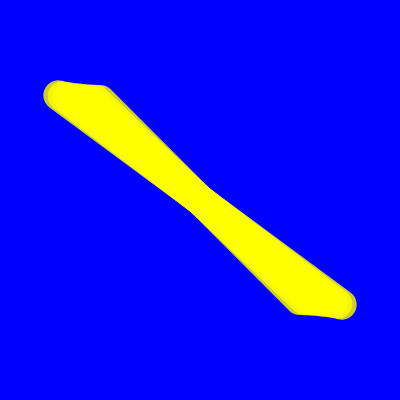
Frame 1 (no input)
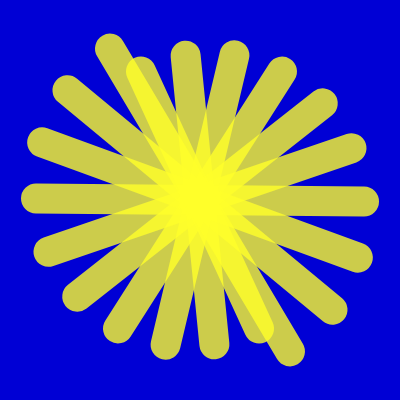
Frame 60 (no input)
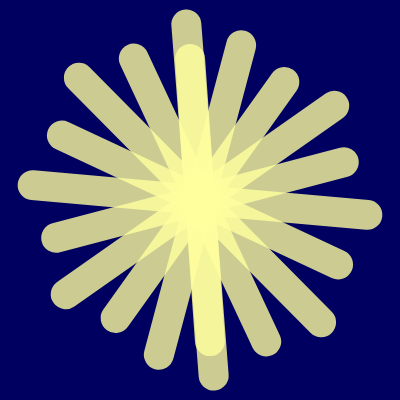
Frame 120 (the mouse pressed at the canvas centre since frame 60)

The p5.js sketch that drew these frames (run headless with seeded random() and noise() and a simulated clock; from frame 60 on, the mouse is pressed at the canvas centre):

// p5.js sketch
// ── sketch.js
let startR = 0;
let startG = 0;
let startB = 0;
let rot = 0;
function setup() {
  createCanvas(400, 400);
  
  startR = random(628);
  startG = random(628);
  startB = random(628);
  colorMode(RGB, 255, 255, 255, 1);
}

function draw() {
  
  let a = 255 * sin(0.001 * startR) + 255;
  let b = 255 * sin(0.01 * startG) + 255
  let c = 255 * sin(0.01 * startB) + 255
  background(255 - a, 255 - b, 255 -c);
  strokeWeight(30);
  stroke(a, b, c, 0.8);
  translate(width/2, height/2);
  rotate(rot += 0.001);
  for (let i = 0;i < 100; i+= 10) {
    
    line(-100 - i/2, -100, 100 + i/2, 100);
    rotate(rot += 0.0005);
  }
  startR += 1;
  startG += 1;
  startB += 1;
}
